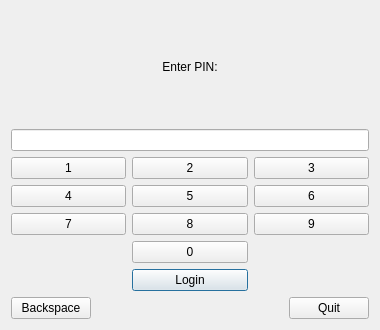
<?xml version="1.0" encoding="UTF-8"?>
<ui version="4.0">
 <class>PinUI</class>
 <widget class="QDialog" name="PinUI">
  <property name="geometry">
   <rect>
    <x>0</x>
    <y>0</y>
    <width>380</width>
    <height>330</height>
   </rect>
  </property>
  <property name="windowTitle">
   <string>CashMate</string>
  </property>
  <layout class="QHBoxLayout" name="horizontalLayout_3">
   <item>
    <layout class="QVBoxLayout" name="verticalLayout_2">
     <item>
      <layout class="QVBoxLayout" name="verticalLayout">
       <item>
        <widget class="QLabel" name="infoLabel">
         <property name="text">
          <string>Enter PIN:</string>
         </property>
         <property name="alignment">
          <set>Qt::AlignCenter</set>
         </property>
        </widget>
       </item>
       <item>
        <widget class="QLineEdit" name="lineEdit">
         <property name="alignment">
          <set>Qt::AlignCenter</set>
         </property>
         <property name="readOnly">
          <bool>true</bool>
         </property>
        </widget>
       </item>
      </layout>
     </item>
     <item>
      <layout class="QGridLayout" name="gridLayout">
       <item row="0" column="2">
        <widget class="QPushButton" name="btn3">
         <property name="text">
          <string>3</string>
         </property>
         <property name="autoDefault">
          <bool>false</bool>
         </property>
        </widget>
       </item>
       <item row="0" column="0">
        <widget class="QPushButton" name="btn1">
         <property name="text">
          <string>1</string>
         </property>
         <property name="autoDefault">
          <bool>false</bool>
         </property>
        </widget>
       </item>
       <item row="2" column="1">
        <widget class="QPushButton" name="btn8">
         <property name="text">
          <string>8</string>
         </property>
         <property name="autoDefault">
          <bool>false</bool>
         </property>
        </widget>
       </item>
       <item row="3" column="1">
        <widget class="QPushButton" name="btn0">
         <property name="text">
          <string>0</string>
         </property>
         <property name="autoDefault">
          <bool>false</bool>
         </property>
        </widget>
       </item>
       <item row="4" column="1">
        <layout class="QHBoxLayout" name="horizontalLayout">
         <item>
          <widget class="QPushButton" name="loginButton">
           <property name="text">
            <string>Login</string>
           </property>
           <property name="default">
            <bool>true</bool>
           </property>
          </widget>
         </item>
        </layout>
       </item>
       <item row="2" column="2">
        <widget class="QPushButton" name="btn9">
         <property name="text">
          <string>9</string>
         </property>
         <property name="autoDefault">
          <bool>false</bool>
         </property>
        </widget>
       </item>
       <item row="2" column="0">
        <widget class="QPushButton" name="btn7">
         <property name="text">
          <string>7</string>
         </property>
         <property name="autoDefault">
          <bool>false</bool>
         </property>
        </widget>
       </item>
       <item row="1" column="2">
        <widget class="QPushButton" name="btn6">
         <property name="text">
          <string>6</string>
         </property>
         <property name="autoDefault">
          <bool>false</bool>
         </property>
        </widget>
       </item>
       <item row="1" column="0">
        <widget class="QPushButton" name="btn4">
         <property name="text">
          <string>4</string>
         </property>
         <property name="autoDefault">
          <bool>false</bool>
         </property>
        </widget>
       </item>
       <item row="1" column="1">
        <widget class="QPushButton" name="btn5">
         <property name="text">
          <string>5</string>
         </property>
         <property name="autoDefault">
          <bool>false</bool>
         </property>
        </widget>
       </item>
       <item row="0" column="1">
        <widget class="QPushButton" name="btn2">
         <property name="text">
          <string>2</string>
         </property>
         <property name="autoDefault">
          <bool>false</bool>
         </property>
        </widget>
       </item>
      </layout>
     </item>
     <item>
      <layout class="QHBoxLayout" name="horizontalLayout_2">
       <item>
        <widget class="QPushButton" name="btnBackspace">
         <property name="text">
          <string>Backspace</string>
         </property>
         <property name="autoDefault">
          <bool>false</bool>
         </property>
        </widget>
       </item>
       <item>
        <spacer name="horizontalSpacer">
         <property name="orientation">
          <enum>Qt::Horizontal</enum>
         </property>
         <property name="sizeHint" stdset="0">
          <size>
           <width>40</width>
           <height>20</height>
          </size>
         </property>
        </spacer>
       </item>
       <item>
        <widget class="QPushButton" name="btnQuit">
         <property name="text">
          <string>Quit</string>
         </property>
         <property name="autoDefault">
          <bool>false</bool>
         </property>
        </widget>
       </item>
      </layout>
     </item>
    </layout>
   </item>
  </layout>
 </widget>
 <resources/>
 <connections/>
</ui>
